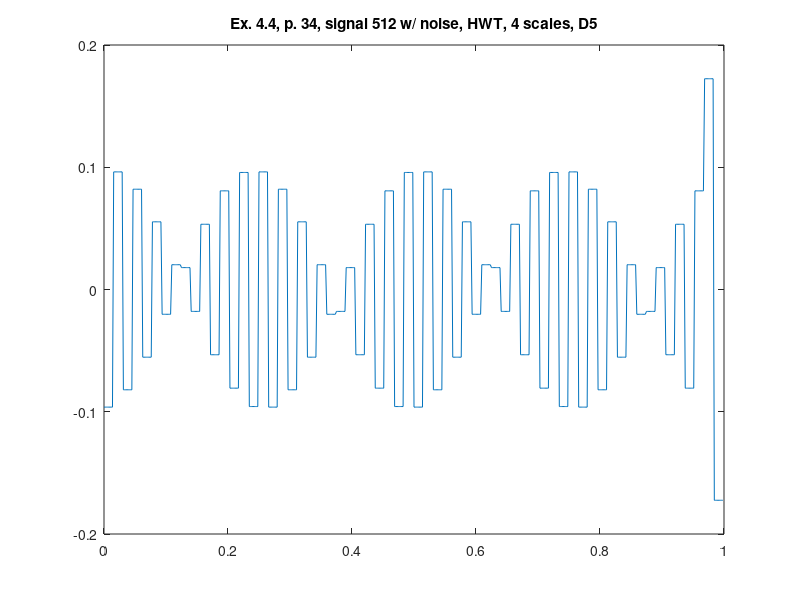

The MATLAB script that drew this image:
%% ========================================================================
%% Programmatic octave notes on "Ripples in Mathematics" by A. Jensen
%% and A. la Cour-Harbo written with a deep gratitude to the authors for
%% this wonderful text. 
%% 
%% Reconstruction of graphs in ex 4.4, p.34, HWT, 4 scales, D5.
%%
%% Author: Vladimir Kulyukin
%% 
%% NB: I have tested this code in Octave 4.
%% =========================================================================
t = (1.0/512)*[0:511];

%%y_ex_4_3_chirp_512_p33 = arrayfun(@(x) sin(x*x), t);

y_ex_4_4_512_with_noise_hwt_d5_p34 = [
-0.09620888512108029
-0.09620888512108029
-0.09620888512108029
-0.09620888512108029
-0.09620888512108029
-0.09620888512108029
-0.09620888512108029
-0.09620888512108029
0.09620888512108029
0.09620888512108029
0.09620888512108029
0.09620888512108029
0.09620888512108029
0.09620888512108029
0.09620888512108029
0.09620888512108029
-0.08203053022630917
-0.08203053022630917
-0.08203053022630917
-0.08203053022630917
-0.08203053022630917
-0.08203053022630917
-0.08203053022630917
-0.08203053022630917
0.08203053022630917
0.08203053022630917
0.08203053022630917
0.08203053022630917
0.08203053022630917
0.08203053022630917
0.08203053022630917
0.08203053022630917
-0.055363770713190666
-0.055363770713190666
-0.055363770713190666
-0.055363770713190666
-0.055363770713190666
-0.055363770713190666
-0.055363770713190666
-0.055363770713190666
0.055363770713190666
0.055363770713190666
0.055363770713190666
0.055363770713190666
0.055363770713190666
0.055363770713190666
0.055363770713190666
0.055363770713190666
-0.020268378982820162
-0.020268378982820162
-0.020268378982820162
-0.020268378982820162
-0.020268378982820162
-0.020268378982820162
-0.020268378982820162
-0.020268378982820162
0.020268378982820162
0.020268378982820162
0.020268378982820162
0.020268378982820162
0.020268378982820162
0.020268378982820162
0.020268378982820162
0.020268378982820162
0.017912689714371807
0.017912689714371807
0.017912689714371807
0.017912689714371807
0.017912689714371807
0.017912689714371807
0.017912689714371807
0.017912689714371807
-0.017912689714371807
-0.017912689714371807
-0.017912689714371807
-0.017912689714371807
-0.017912689714371807
-0.017912689714371807
-0.017912689714371807
-0.017912689714371807
0.05336671378148715
0.05336671378148715
0.05336671378148715
0.05336671378148715
0.05336671378148715
0.05336671378148715
0.05336671378148715
0.05336671378148715
-0.05336671378148715
-0.05336671378148715
-0.05336671378148715
-0.05336671378148715
-0.05336671378148715
-0.05336671378148715
-0.05336671378148715
-0.05336671378148715
0.08069613944583617
0.08069613944583617
0.08069613944583617
0.08069613944583617
0.08069613944583617
0.08069613944583617
0.08069613944583617
0.08069613944583617
-0.08069613944583617
-0.08069613944583617
-0.08069613944583617
-0.08069613944583617
-0.08069613944583617
-0.08069613944583617
-0.08069613944583617
-0.08069613944583617
0.09574030939188237
0.09574030939188237
0.09574030939188237
0.09574030939188237
0.09574030939188237
0.09574030939188237
0.09574030939188237
0.09574030939188237
-0.09574030939188237
-0.09574030939188237
-0.09574030939188237
-0.09574030939188237
-0.09574030939188237
-0.09574030939188237
-0.09574030939188237
-0.09574030939188237
0.09620888512108029
0.09620888512108029
0.09620888512108029
0.09620888512108029
0.09620888512108029
0.09620888512108029
0.09620888512108029
0.09620888512108029
-0.09620888512108029
-0.09620888512108029
-0.09620888512108029
-0.09620888512108029
-0.09620888512108029
-0.09620888512108029
-0.09620888512108029
-0.09620888512108029
0.08203053022630917
0.08203053022630917
0.08203053022630917
0.08203053022630917
0.08203053022630917
0.08203053022630917
0.08203053022630917
0.08203053022630917
-0.08203053022630917
-0.08203053022630917
-0.08203053022630917
-0.08203053022630917
-0.08203053022630917
-0.08203053022630917
-0.08203053022630917
-0.08203053022630917
0.05536377071319066
0.05536377071319066
0.05536377071319066
0.05536377071319066
0.05536377071319066
0.05536377071319066
0.05536377071319066
0.05536377071319066
-0.05536377071319066
-0.05536377071319066
-0.05536377071319066
-0.05536377071319066
-0.05536377071319066
-0.05536377071319066
-0.05536377071319066
-0.05536377071319066
0.02026837898282013
0.02026837898282013
0.02026837898282013
0.02026837898282013
0.02026837898282013
0.02026837898282013
0.02026837898282013
0.02026837898282013
-0.02026837898282013
-0.02026837898282013
-0.02026837898282013
-0.02026837898282013
-0.02026837898282013
-0.02026837898282013
-0.02026837898282013
-0.02026837898282013
-0.01791268971437171
-0.01791268971437171
-0.01791268971437171
-0.01791268971437171
-0.01791268971437171
-0.01791268971437171
-0.01791268971437171
-0.01791268971437171
0.01791268971437171
0.01791268971437171
0.01791268971437171
0.01791268971437171
0.01791268971437171
0.01791268971437171
0.01791268971437171
0.01791268971437171
-0.05336671378148711
-0.05336671378148711
-0.05336671378148711
-0.05336671378148711
-0.05336671378148711
-0.05336671378148711
-0.05336671378148711
-0.05336671378148711
0.05336671378148711
0.05336671378148711
0.05336671378148711
0.05336671378148711
0.05336671378148711
0.05336671378148711
0.05336671378148711
0.05336671378148711
-0.08069613944583617
-0.08069613944583617
-0.08069613944583617
-0.08069613944583617
-0.08069613944583617
-0.08069613944583617
-0.08069613944583617
-0.08069613944583617
0.08069613944583617
0.08069613944583617
0.08069613944583617
0.08069613944583617
0.08069613944583617
0.08069613944583617
0.08069613944583617
0.08069613944583617
-0.09574030939188241
-0.09574030939188241
-0.09574030939188241
-0.09574030939188241
-0.09574030939188241
-0.09574030939188241
-0.09574030939188241
-0.09574030939188241
0.09574030939188241
0.09574030939188241
0.09574030939188241
0.09574030939188241
0.09574030939188241
0.09574030939188241
0.09574030939188241
0.09574030939188241
-0.09620888512108036
-0.09620888512108036
-0.09620888512108036
-0.09620888512108036
-0.09620888512108036
-0.09620888512108036
-0.09620888512108036
-0.09620888512108036
0.09620888512108036
0.09620888512108036
0.09620888512108036
0.09620888512108036
0.09620888512108036
0.09620888512108036
0.09620888512108036
0.09620888512108036
-0.08203053022630909
-0.08203053022630909
-0.08203053022630909
-0.08203053022630909
-0.08203053022630909
-0.08203053022630909
-0.08203053022630909
-0.08203053022630909
0.08203053022630909
0.08203053022630909
0.08203053022630909
0.08203053022630909
0.08203053022630909
0.08203053022630909
0.08203053022630909
0.08203053022630909
-0.05536377071319075
-0.05536377071319075
-0.05536377071319075
-0.05536377071319075
-0.05536377071319075
-0.05536377071319075
-0.05536377071319075
-0.05536377071319075
0.05536377071319075
0.05536377071319075
0.05536377071319075
0.05536377071319075
0.05536377071319075
0.05536377071319075
0.05536377071319075
0.05536377071319075
-0.020268378982820162
-0.020268378982820162
-0.020268378982820162
-0.020268378982820162
-0.020268378982820162
-0.020268378982820162
-0.020268378982820162
-0.020268378982820162
0.020268378982820162
0.020268378982820162
0.020268378982820162
0.020268378982820162
0.020268378982820162
0.020268378982820162
0.020268378982820162
0.020268378982820162
0.017912689714371807
0.017912689714371807
0.017912689714371807
0.017912689714371807
0.017912689714371807
0.017912689714371807
0.017912689714371807
0.017912689714371807
-0.017912689714371807
-0.017912689714371807
-0.017912689714371807
-0.017912689714371807
-0.017912689714371807
-0.017912689714371807
-0.017912689714371807
-0.017912689714371807
0.05336671378148699
0.05336671378148699
0.05336671378148699
0.05336671378148699
0.05336671378148699
0.05336671378148699
0.05336671378148699
0.05336671378148699
-0.05336671378148699
-0.05336671378148699
-0.05336671378148699
-0.05336671378148699
-0.05336671378148699
-0.05336671378148699
-0.05336671378148699
-0.05336671378148699
0.08069613944583633
0.08069613944583633
0.08069613944583633
0.08069613944583633
0.08069613944583633
0.08069613944583633
0.08069613944583633
0.08069613944583633
-0.08069613944583633
-0.08069613944583633
-0.08069613944583633
-0.08069613944583633
-0.08069613944583633
-0.08069613944583633
-0.08069613944583633
-0.08069613944583633
0.09574030939188237
0.09574030939188237
0.09574030939188237
0.09574030939188237
0.09574030939188237
0.09574030939188237
0.09574030939188237
0.09574030939188237
-0.09574030939188237
-0.09574030939188237
-0.09574030939188237
-0.09574030939188237
-0.09574030939188237
-0.09574030939188237
-0.09574030939188237
-0.09574030939188237
0.09620888512108021
0.09620888512108021
0.09620888512108021
0.09620888512108021
0.09620888512108021
0.09620888512108021
0.09620888512108021
0.09620888512108021
-0.09620888512108021
-0.09620888512108021
-0.09620888512108021
-0.09620888512108021
-0.09620888512108021
-0.09620888512108021
-0.09620888512108021
-0.09620888512108021
0.08203053022630917
0.08203053022630917
0.08203053022630917
0.08203053022630917
0.08203053022630917
0.08203053022630917
0.08203053022630917
0.08203053022630917
-0.08203053022630917
-0.08203053022630917
-0.08203053022630917
-0.08203053022630917
-0.08203053022630917
-0.08203053022630917
-0.08203053022630917
-0.08203053022630917
0.055363770713190666
0.055363770713190666
0.055363770713190666
0.055363770713190666
0.055363770713190666
0.055363770713190666
0.055363770713190666
0.055363770713190666
-0.055363770713190666
-0.055363770713190666
-0.055363770713190666
-0.055363770713190666
-0.055363770713190666
-0.055363770713190666
-0.055363770713190666
-0.055363770713190666
0.020268378982820082
0.020268378982820082
0.020268378982820082
0.020268378982820082
0.020268378982820082
0.020268378982820082
0.020268378982820082
0.020268378982820082
-0.020268378982820082
-0.020268378982820082
-0.020268378982820082
-0.020268378982820082
-0.020268378982820082
-0.020268378982820082
-0.020268378982820082
-0.020268378982820082
-0.01791268971437165
-0.01791268971437165
-0.01791268971437165
-0.01791268971437165
-0.01791268971437165
-0.01791268971437165
-0.01791268971437165
-0.01791268971437165
0.01791268971437165
0.01791268971437165
0.01791268971437165
0.01791268971437165
0.01791268971437165
0.01791268971437165
0.01791268971437165
0.01791268971437165
-0.053366713781487225
-0.053366713781487225
-0.053366713781487225
-0.053366713781487225
-0.053366713781487225
-0.053366713781487225
-0.053366713781487225
-0.053366713781487225
0.053366713781487225
0.053366713781487225
0.053366713781487225
0.053366713781487225
0.053366713781487225
0.053366713781487225
0.053366713781487225
0.053366713781487225
-0.0806961394458363
-0.0806961394458363
-0.0806961394458363
-0.0806961394458363
-0.0806961394458363
-0.0806961394458363
-0.0806961394458363
-0.0806961394458363
0.0806961394458363
0.0806961394458363
0.0806961394458363
0.0806961394458363
0.0806961394458363
0.0806961394458363
0.0806961394458363
0.0806961394458363
0.1724024829365216
0.1724024829365216
0.1724024829365216
0.1724024829365216
0.1724024829365216
0.1724024829365216
0.1724024829365216
0.1724024829365216
-0.1724024829365216
-0.1724024829365216
-0.1724024829365216
-0.1724024829365216
-0.1724024829365216
-0.1724024829365216
-0.1724024829365216
-0.1724024829365216
];

figure;
plot(t, y_ex_4_4_512_with_noise_hwt_d5_p34);
xlim([0 1]);
title('Ex. 4.4, p. 34, signal 512 w/ noise, HWT, 4 scales, D5');
